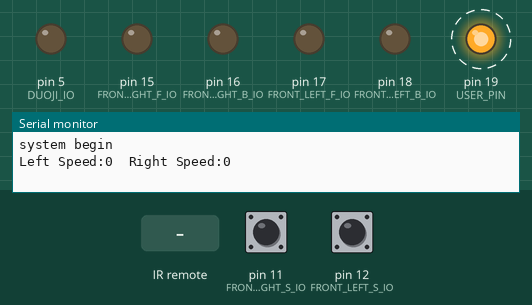
Simulated run of this sketch. Board: Arduino Uno, built with avr-gcc and run on an emulated ATmega328P. Shown: output pins drawn as LEDs (lit = HIGH), the last lines printed to the serial monitor. Dashed ring = blinking. The test bench sets the inputs (shaded band); at power-on: pin 11 (FRONT_RIGHT_S_IO) LOW, pin 12 (FRONT_LEFT_S_IO) LOW.

Above: at 0.87 s.
1.3 s: infrared code 0x02 received
At 3.56 s:
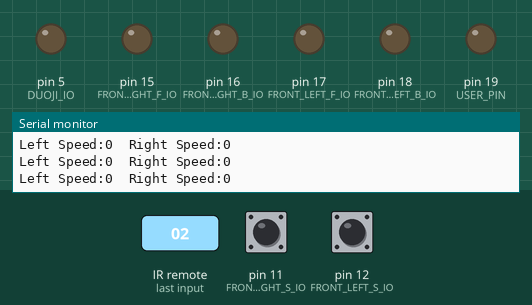
4.3 s: infrared code 0x62 received
At 4.5 s:
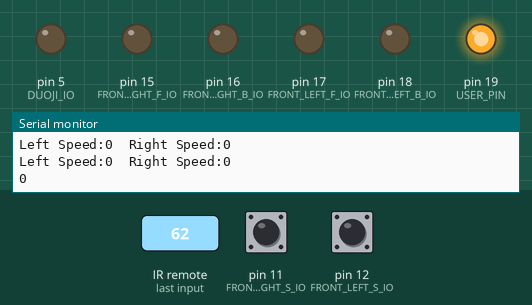
Timing chart, 0 to 13.3 s (numbered marks = the images above; inputs shaded):
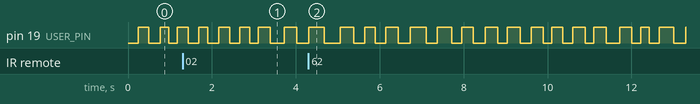

The sketch:

smartcar.ino
```cpp
/********************************* 深圳市航太电子有限公司 *******************************
* 实 验 名 ：小车红外遥控测速实验
* 实验说明 ：使用红外遥控来控制小车运动，同时通过串口将速度上传到PC
* 实验平台 ：流星5号、arduino UNO R3
* 连接方式 ：请参考interface.h文件
* 注    意 ：指令必须连续发送才会使小车动作，若停止发送指令，则小车会停止
* 作    者 ：航太电子产品研发部    QQ ：1909197536
* 店    铺 ：http://shop120013844.taobao.com/
****************************************************************************************/

//#include <MsTimer2.h>
#include "interface.h"
#include <IRremote.h>
#include <Timer.h>//红外占用了timer2，这里我们使用软件定时器

//变量定义
int timer_count;
unsigned int speed_count;//占空比计数器 50次一周期
char front_left_speed_duty;
char front_right_speed_duty;
char behind_left_speed_duty;
char behind_right_speed_duty;
unsigned char tick_5ms = 0;//5ms计数器，作为主函数的基本周期
unsigned char tick_1ms = 0;//1ms计数器，作为电机的基本计数器
unsigned char tick_200ms = 0;
unsigned char switch_flag=0;

IRrecv irrecv(IRIN);
decode_results results;
Timer t;
char ir_rec_flag;

char ctrl_comm;//控制指令
unsigned char continue_time = 0;
//轮子直径66mm，光电码盘齿数为20，轮子周长 207mm = 20.7cm
//程序采用判断高低电平变化次数计数，也就是说轮子转一周计数次数为40
//一个计数变化表示轮子跑过的距离为 20.7/40 = 0.5175cm

unsigned char front_left_speed=0;
unsigned char front_right_speed=0;

unsigned char front_left_speed_temp=0;
unsigned char front_right_speed_temp=0;

static char front_left_io=0;
static char front_right_io=0;
static unsigned char count_5ms=0;

//函数声明
void CarMove();
void CarGo();
void CarBack();
void CarLeft();
void CarRight();
void CarStop();


/*******************************************************************************
* 函 数 名 ：MeasureSpeed
* 函数功能 ：速度测量，计算IO变化次数，该函数必须每5ms调用一次
* 输    入 ：无
* 输    出 ：无
*******************************************************************************/
void MeasureSpeed()
{
	static unsigned char count_5ms=0;
	count_5ms++;
	if(FRONT_LEFT_S_BIT != front_left_io)//发生电平变化
	{
		delayMicroseconds(100);//延时100us再次确认
		if(FRONT_LEFT_S_BIT != front_left_io)
		{
			front_left_speed_temp++;
			front_left_io = FRONT_LEFT_S_BIT;
		}
	}

	if(FRONT_RIGHT_S_BIT != front_right_io)//发生电平变化
	{
		delayMicroseconds(100);//延时100us再次确认
		if(FRONT_RIGHT_S_BIT != front_right_io)
		{
			front_right_speed_temp++;
			front_right_io = FRONT_RIGHT_S_BIT;
		}
	}

	if(count_5ms == 100)//每500ms获取一次速度
	{
		count_5ms = 0;
		front_left_speed = front_left_speed_temp *2;//获取1s的高低电平变化次数
		front_right_speed = front_right_speed_temp*2;
		front_left_speed_temp = 0;
		front_right_speed_temp = 0;

		front_left_speed = (unsigned char)(0.5175 * (double)front_left_speed + 0.5);//计算速度 cm/s 四舍五入
		front_right_speed = (unsigned char)(0.5175 * (double)front_right_speed + 0.5);//计算速度 cm/s 四舍五入
	}
}

#if 1

//根据占空比驱动电机转动
void CarMove()
{
	//左前轮
	if(front_left_speed_duty > 0)//向前
	{
		if(speed_count < front_left_speed_duty)
		{
			FRONT_LEFT_GO;
		}else
		{
			FRONT_LEFT_STOP;
		}
	}
	else if(front_left_speed_duty < 0)//向后
	{
		if(speed_count < (-1)*front_left_speed_duty)
		{
			FRONT_LEFT_BACK;
		}else
		{
			FRONT_LEFT_STOP;
		}
	}
	else                //停止
	{
		FRONT_LEFT_STOP;
	}

	//右前轮
	if(front_right_speed_duty > 0)//向前
	{
		if(speed_count < front_right_speed_duty)
		{
			FRONT_RIGHT_GO;
		}else                //停止
		{
			FRONT_RIGHT_STOP;
		}
	}
	else if(front_right_speed_duty < 0)//向后
	{
		if(speed_count < (-1)*front_right_speed_duty)
		{
			FRONT_RIGHT_BACK;
		}else                //停止
		{
			FRONT_RIGHT_STOP;
		}
	}
	else                //停止
	{
		FRONT_RIGHT_STOP;
	}
}

//向前
void CarGo()
{
	front_left_speed_duty=SPEED_DUTY;
	front_right_speed_duty=SPEED_DUTY;
}

//后退
void CarBack()
{
	front_left_speed_duty=-SPEED_DUTY;
	front_right_speed_duty=-SPEED_DUTY;
}

//向左
void CarLeft()
{
	front_left_speed_duty=0;
	front_right_speed_duty=SPEED_DUTY;
}

//向右
void CarRight()
{
	front_left_speed_duty=SPEED_DUTY;
	front_right_speed_duty=0;
}

//停止
void CarStop()
{
	front_left_speed_duty=0;
	front_right_speed_duty=0;
}

#endif

void IOInit()
{
	//用户LED
	pinMode(USER_PIN, OUTPUT);
	//KEY
	pinMode(KEY_L, INPUT_PULLUP);
	pinMode(KEY_H, INPUT);
	//红外
	pinMode(IRIN, INPUT);
	//超声波
	pinMode(Echo, INPUT);
	pinMode(Trig, OUTPUT);
	//电机
	pinMode(FRONT_LEFT_F_IO, OUTPUT);
	pinMode(FRONT_LEFT_B_IO, OUTPUT);
	pinMode(FRONT_RIGHT_F_IO, OUTPUT);
	pinMode(FRONT_RIGHT_B_IO, OUTPUT);
	//循迹
	pinMode(SEARCH_M_IO, INPUT);
	pinMode(SEARCH_R_IO, INPUT);
	pinMode(SEARCH_L_IO, INPUT);
	//避障
	pinMode(VOID_R_PIN, INPUT);
	pinMode(VOID_L_PIN, INPUT);
	//舵机
	pinMode(DUOJI_IO, OUTPUT);
	//测速
	pinMode(FRONT_RIGHT_S_IO, INPUT);
	pinMode(FRONT_LEFT_S_IO, INPUT);

}

//中断处理函数，改变灯的状态
void flash()
{
	tick_5ms++;
	speed_count++;
	if(speed_count >= 50)//50ms周期 //modfied by LC 2015.09.12 9:56
	{
		speed_count = 0;
	}
	CarMove();
}

void setup() {
	Serial.begin(9600);
	Serial.println("system begin");
	IOInit();
	//MsTimer2::set(1, flash);   // 中断设置函数，每 1ms 进入一次中断
	//MsTimer2::start();   //开始计时
	t.every(1,flash);
	irrecv.enableIRIn(); // Start the receiver
	CarStop();
}

void loop() {
	//指令接收部分
	if (irrecv.decode(&results))
	{
		unsigned int value_temp;
		continue_time = 40;
		value_temp = (results.value & 0xffff);//取后16位
		if(value_temp != 0xffff)
		{
			if((value_temp & 0xff00)>>8 == ( ~(value_temp & 0xff) & 0xff))//校验
			{
				int ctrl_comm_temp = (value_temp & 0xff00)>>8 & 0xff;
				ir_rec_flag = 1;
				switch(ctrl_comm_temp)//指令转换
				{
				case 0x02: ctrl_comm = COMM_STOP; break;
				case 0x62: ctrl_comm = COMM_UP; break;
				case 0xA8: ctrl_comm = COMM_DOWN; break;
				case 0xC2: ctrl_comm = COMM_RIGHT; break;
				case 0x22: ctrl_comm = COMM_LEFT; break;
				default: break;
				}
				Serial.println(ctrl_comm, HEX);
			}
		}
		irrecv.resume(); // Receive the next value
	}
	t.update();

	//执行部分
	if(tick_5ms >= 5)
	{
		tick_5ms = 0;
		tick_200ms++;
		if(tick_200ms >= 40)
		{
			tick_200ms = 0;
			if(switch_flag)
			{
				Serial.print("Left Speed:");
				Serial.print(front_left_speed);
				Serial.print("  Right Speed:");
				Serial.println(front_right_speed);
				LED_ON;
				switch_flag = 0;
			}else
			{
				LED_OFF;
				switch_flag = 1;
			}
		}
		MeasureSpeed();
		continue_time--;//200ms 无接收指令就停车
		if(continue_time == 0)
		{
			continue_time = 1;
			CarStop();
		}
		//do something
		if(ir_rec_flag == 1)//接收到蓝牙信号
		{
			ir_rec_flag = 0;
			switch(ctrl_comm)
			{
			case COMM_UP:    CarGo();break;
			case COMM_DOWN:  CarBack();break;
			case COMM_LEFT:  CarLeft();break;
			case COMM_RIGHT: CarRight();break;
			case COMM_STOP:  CarStop();break;
				default : break;
			}
		}
	}
}
```

interface.h
```cpp
#ifndef __INTERFACE_H_
#define __INTERFACE_H_

#include <Arduino.h>
//IO 接口定义

//用户LED
int USER_PIN = 19;
#define LED_ON digitalWrite(USER_PIN , LOW)
#define LED_OFF digitalWrite(USER_PIN , HIGH)
//用户KEY
int KEY_L = 14;
int KEY_H = 13;
#define KEY_L_BIT digitalRead(KEY_L)
#define KEY_H_BIT digitalRead(KEY_H)

#define KEY_L_DOWN 0
#define KEY_H_DOWN 1
//蓝牙
//int Rx = 0;
//int Tx= 1;

//红外遥控
int IRIN = 4;

//超声波模块
int Echo = 2;
int Trig = 3;

//电机驱动
int FRONT_LEFT_F_IO =  17; //左前前进IO
int FRONT_LEFT_B_IO =  18; //左前后退IO

int FRONT_RIGHT_F_IO =  15; //右前前进IO
int FRONT_RIGHT_B_IO =  16; //右前后退IO

//红外循迹
int SEARCH_M_IO = 9;//中间循迹IO
int SEARCH_R_IO = 8;//右循迹IO
int SEARCH_L_IO = 7;//左循迹IO
#define BLACK_AREA 1
#define WHITE_AREA 0
#define SEARCH_M_BIT digitalRead(SEARCH_M_IO)
#define SEARCH_R_BIT digitalRead(SEARCH_R_IO)
#define SEARCH_L_BIT digitalRead(SEARCH_L_IO)

//循迹避障
int VOID_R_PIN = 10;
int VOID_L_PIN = 6;
#define VOID_R_BIT digitalRead(VOID_R_PIN)
#define VOID_L_BIT digitalRead(VOID_L_PIN)
#define BARRIER_Y 0 //有障碍物
#define BARRIER_N 1  //无障碍物

//舵机IO
int DUOJI_IO = 5;

//速度码盘反馈
int FRONT_RIGHT_S_IO =  11; //右前前进IO
int FRONT_LEFT_S_IO =  12; //左前前进IO
#define FRONT_RIGHT_S_BIT digitalRead(FRONT_RIGHT_S_IO)
#define FRONT_LEFT_S_BIT digitalRead(FRONT_LEFT_S_IO)

//电机运动控制

//左前
#define FRONT_LEFT_GO    digitalWrite(FRONT_LEFT_F_IO , 0) ; digitalWrite(FRONT_LEFT_B_IO , 1)//前进
#define FRONT_LEFT_BACK  digitalWrite(FRONT_LEFT_F_IO , 1); digitalWrite(FRONT_LEFT_B_IO , 0)//后退
#define FRONT_LEFT_STOP  digitalWrite(FRONT_LEFT_F_IO , 0); digitalWrite(FRONT_LEFT_B_IO , 0)//停止

//右前
#define FRONT_RIGHT_GO     digitalWrite(FRONT_RIGHT_F_IO , 0);digitalWrite(FRONT_RIGHT_B_IO , 1)
#define FRONT_RIGHT_BACK   digitalWrite(FRONT_RIGHT_F_IO , 1);digitalWrite(FRONT_RIGHT_B_IO , 0)
#define FRONT_RIGHT_STOP   digitalWrite(FRONT_RIGHT_F_IO , 0);digitalWrite(FRONT_RIGHT_B_IO , 0)

#define SPEED_DUTY 30//默认占空比 按1ms最小分辨率 周期50ms计算 30 /50  60%

//指令定义
//#define COMM_STOP  0x02//停止
//#define COMM_UP    0x62//前进
//#define COMM_DOWN  0xA8//后退
//#define COMM_RIGHT 0xC2//右转
//#define COMM_LEFT  0x22//左转

#define COMM_STOP  'I'//停止
#define COMM_UP    'A'//前进
#define COMM_DOWN  'B'//后退
#define COMM_RIGHT 'D'//右转
#define COMM_LEFT  'C'//左转

#endif
```
